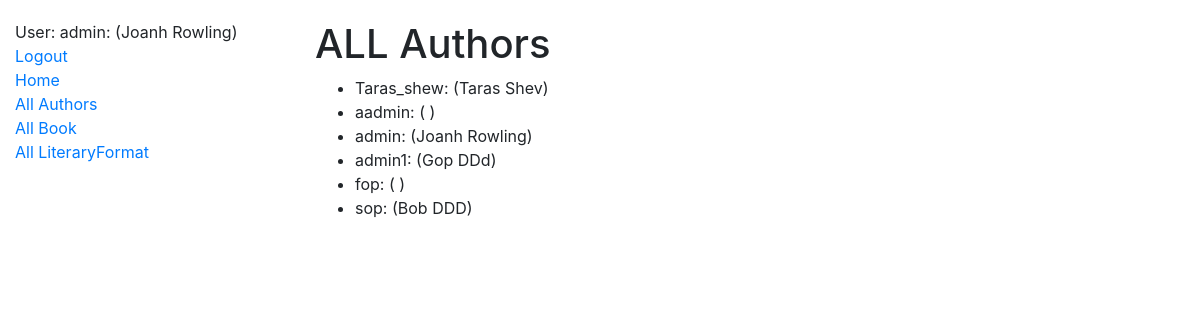
Screenshot of /authors/ (signed in) with the database file from the repository.
### catalog/models.py (models this page shows)
class Author(AbstractUser):
    pseudonym = models.CharField(max_length=56, null=True, blank=True)
    class Meta:
        ordering = ("username",)
    def __str__(self):
        return f"{self.username}: ({self.first_name} {self.last_name})"

### catalog/views.py (the view)
# urls.py: path("authors/", AuthorListView.as_view(), name="authors-list"),
class AuthorListView(LoginRequiredMixin, generic.ListView):
    model = Author
    context_object_name = "all_authors"

### templates/catalog/author_list.html
{% extends "base.html" %}
{% block content %}
<h1> ALL Authors </h1>
  {% if all_authors %}
    <ul>
      {% for author in all_authors %}
        <li>{{ author }}</li>
      {% endfor %}
    </ul>
  {% else %}
    <p> нету авторов </p>
  {% endif %}
{% endblock %}

### templates/includes/sidebar.html
<ul class="sidebar-nav">
  {% if user.is_authenticated %}
    <li>User: {{ request.user }}</li>
    <li>
      <a href="{% url 'logout'%}">Logout</a>
    </li>
    {% else %}
    <li><a href="{% url 'login'%}">Login</a></li>
  {% endif %}
  <li><a href="{% url 'catalog:index' %}">Home</a></li>
  <li><a href="{% url "catalog:authors-list" %}">All Authors</a></li>
  <li><a href="{% url "catalog:book-list" %}">All Book</a></li>
  <li><a href="{% url "catalog:literary-formats-list" %}">All LiteraryFormat</a></li>
</ul>

### static/css/style.css (style rules this page uses)
body { margin-top: 20px; background: white; }
.sidebar-nav { padding: 0; list-style: none; }

### rows the page displays
Author: user "admin: (Joanh Rowling)", username+first_name+last_name "admin: (Joanh Rowling)"
Author: username+first_name+last_name "Taras_shew: (Taras Shev)"
Author: username+first_name+last_name "aadmin: ( )"
Author: username+first_name+last_name "admin1: (Gop DDd)"
Author: username+first_name+last_name "fop: ( )"
Author: username+first_name+last_name "sop: (Bob DDD)"
